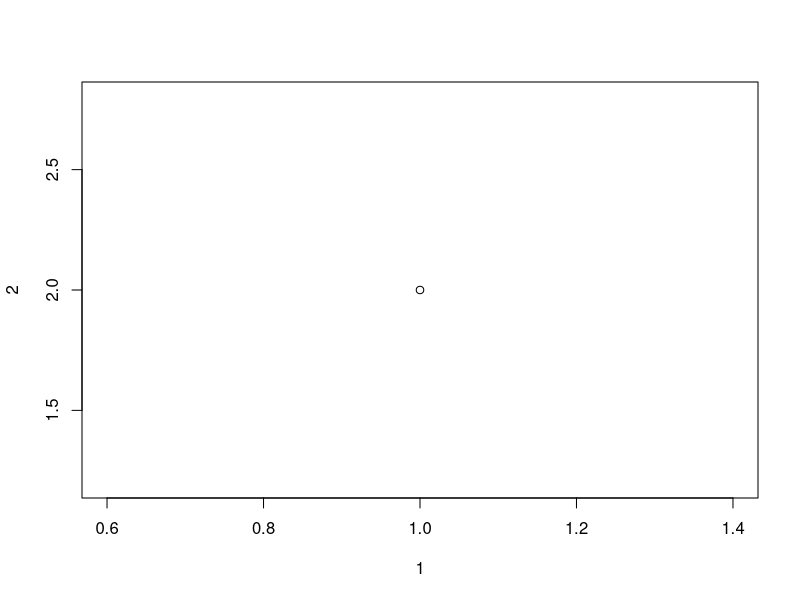
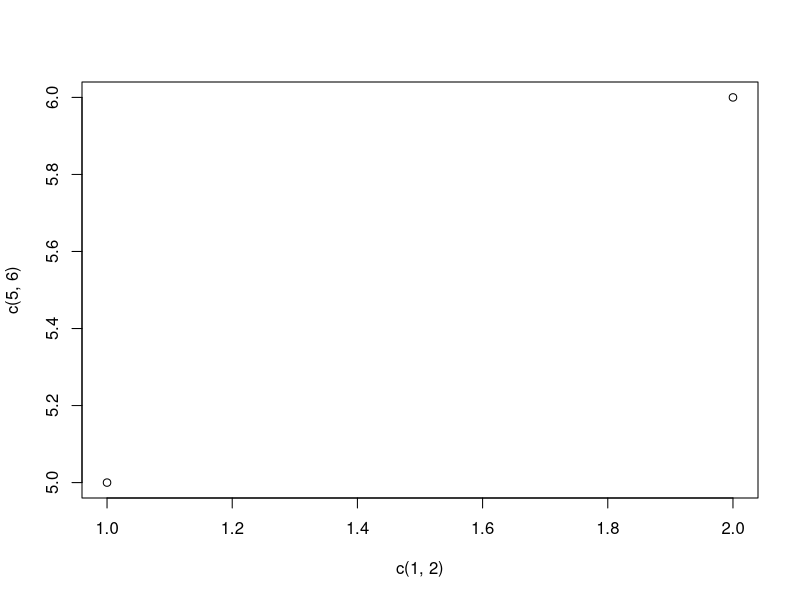
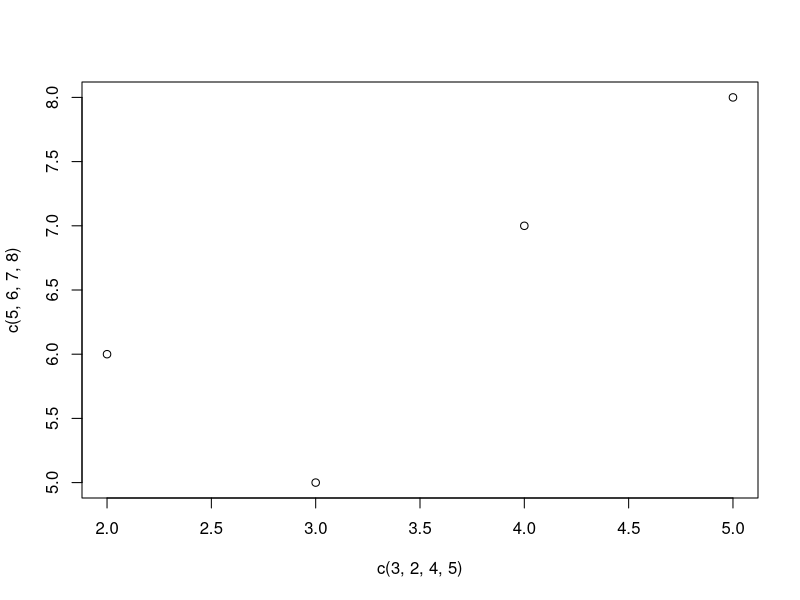
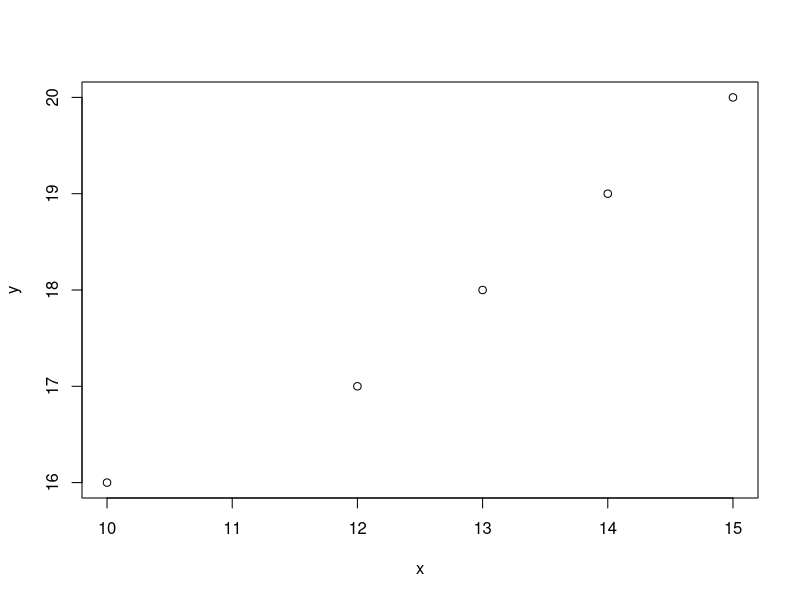
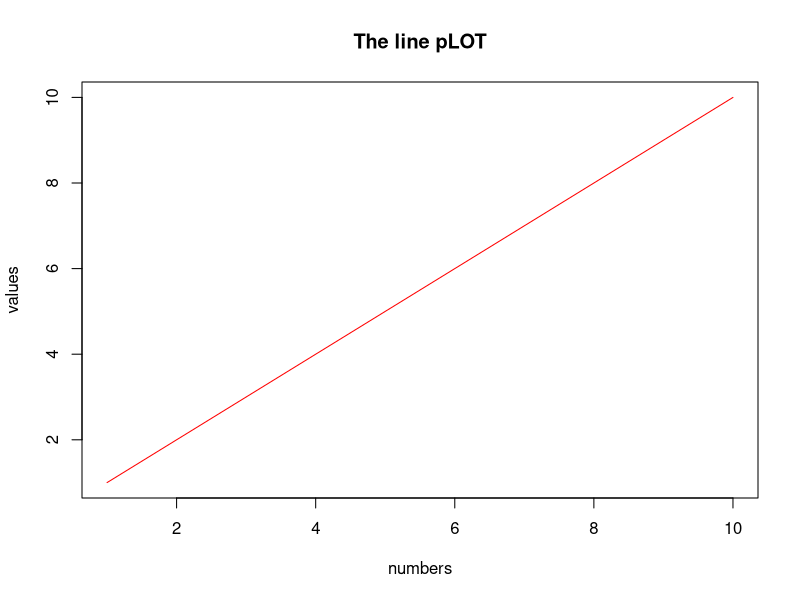
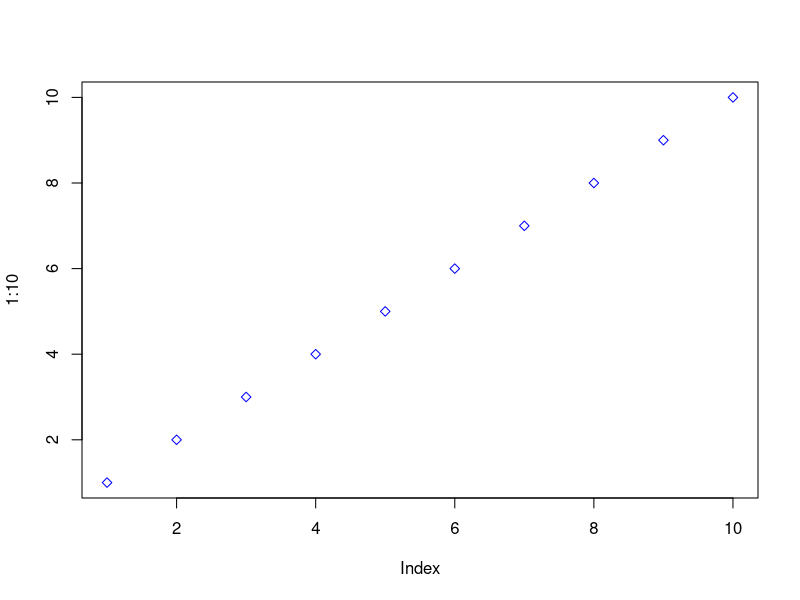
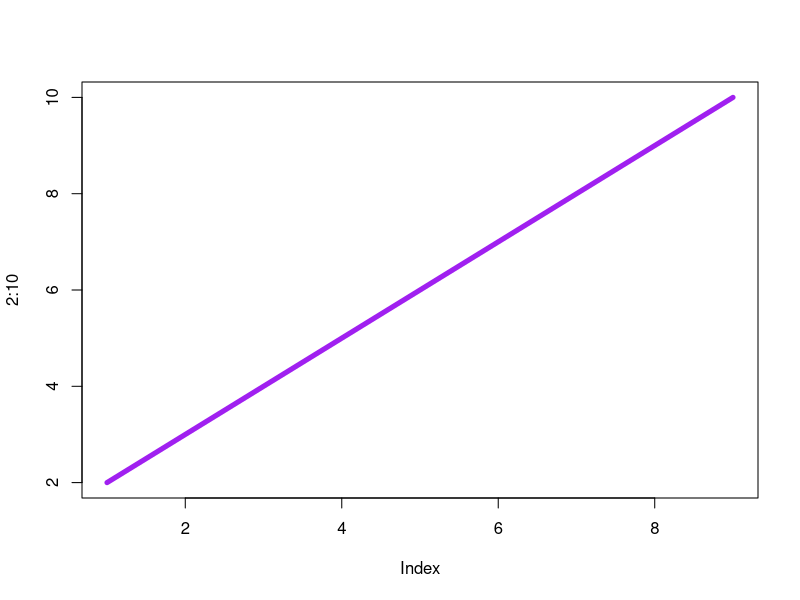
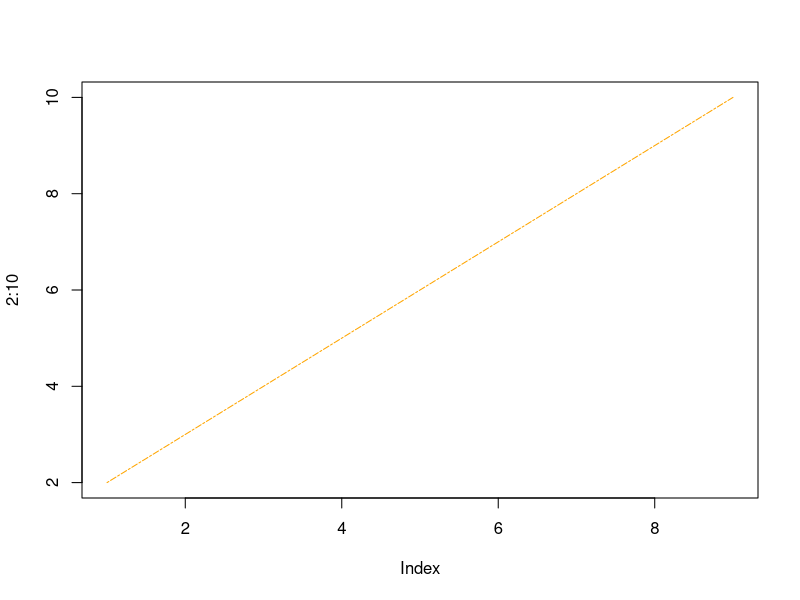

Here is the R script that generated these plots, in order:
code =c(5,10,15,20,25)
num =c ("A","A","C","C","E")
df = data.frame(code,num)
aggregate(code ~ num,data=df,function(x)length(unique(x)))


code =c(5,5,15,20,25)
num =c ("A","B","C","D","E")
df = data.frame(code,num)
aggregate(num ~ code,data=df,function(x)length(unique(x)))


code = c(101,101,102,102)
num = c("Red","Blue","Book","Book")
df = data.frame(code,num)
aggregate(num~code,data = df,function(x)length(unique(x)))

##enter values for 5 students in maths,science and social with three students of maths.calxulate the total marks.
subjects <- c ("M","M","M","S","So")
students <- c("shubharaj","subash","saroj","gyanisha","herderson")
marks <- c (80,90,100,67,75)
df<-data.frame(subjects,marks,students)
aggregate(marks~students,data = df,sum)
aggregate(marks~students,data = df,function(x)length(unique(x)))
aggregate(subjects~students,data = df,function(x)length(unique(x)))


plot(1,2)
plot(c(1,2),c(5,6))

plot(c(3,2,4,5),c(5,6,7,8))

x<- c(10,12,13,14,15)
y<- c(16,17,18,19,20)
plot(x,y)

plot(1:10,type = "l",main = "The line pLOT",xlab = "numbers",ylab = "values",col="red")
plot(1:10,col="blue",cex=0.9,pch=5)

plot(2:10,type = "l",lwd=5,col="purple")
plot(2:10,type = "l",lty=6,col="orange")

line1 <- c(3,2,4,5,10)
line2 <-c(5,6,7,8,15)
line3<- c(9,10,12,5,8)
plot(line1,type="l",col="red")
lines(line2,type="l",col="blue")
lines(line3,type="l",col="orange")


x<-c(41:80)
y<-c(30:100)
z<-c(44:90)
plot(x,col="red",cex=2,xlab = "Studentid",ylab = "marks",lwd=2)
points(y,cex=2,col="blue",lwd=2)
points(z,cex=2,col="purple",lwd=2)



x1 <- c (1:10)
x2<- c(21,30)
y1<-c(11:20)
y2<-c(31,40)
plot(x1,y1,main="Scatter PLot",xlab="StudentsID",ylab="Marks",col="red",cex=2)
points(x2,y2,cex=2,col="blue")


l1<-c(11,47,38,19)
l2<-c("grocery","transport","room","university fee")
pie(l1,init.angle = 90,main="Monthly Expenditure",labels = l2)






